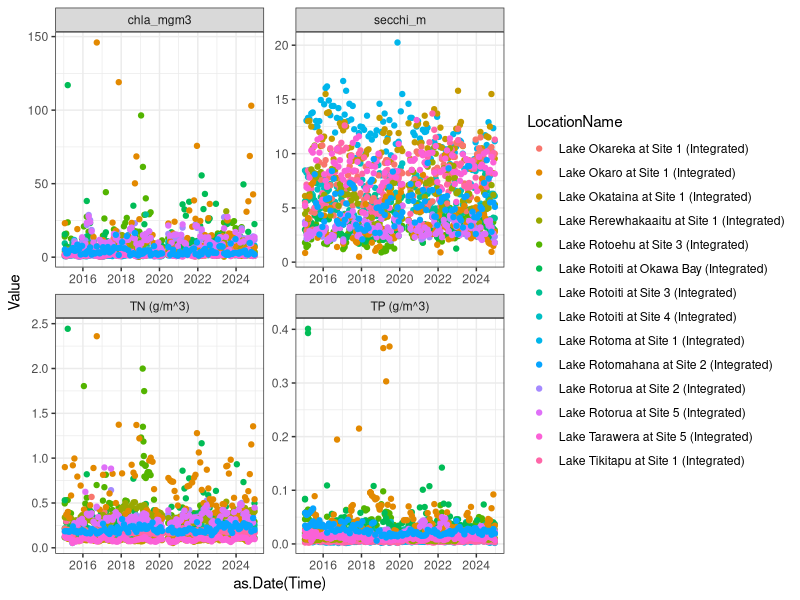
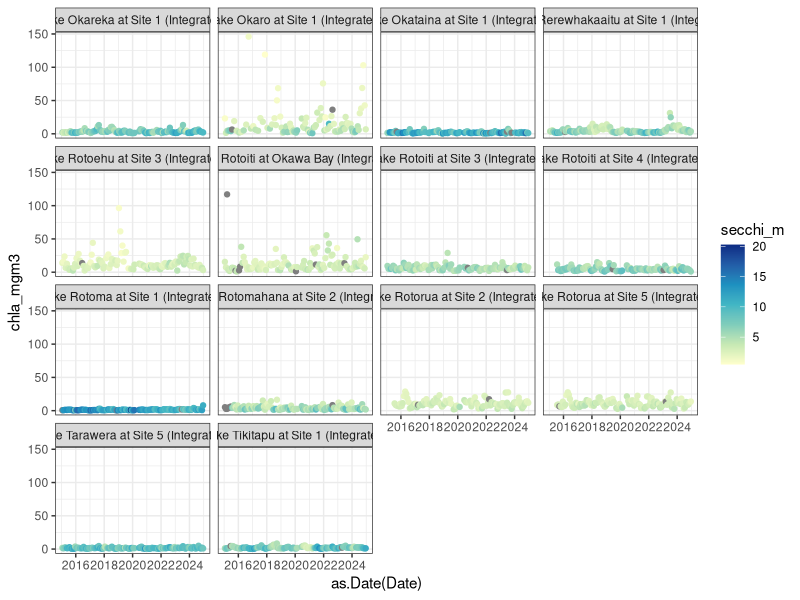
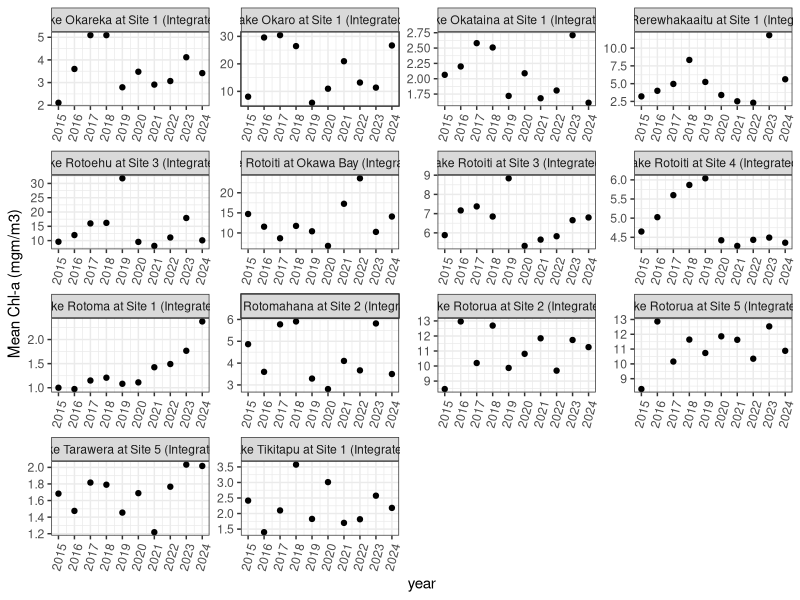
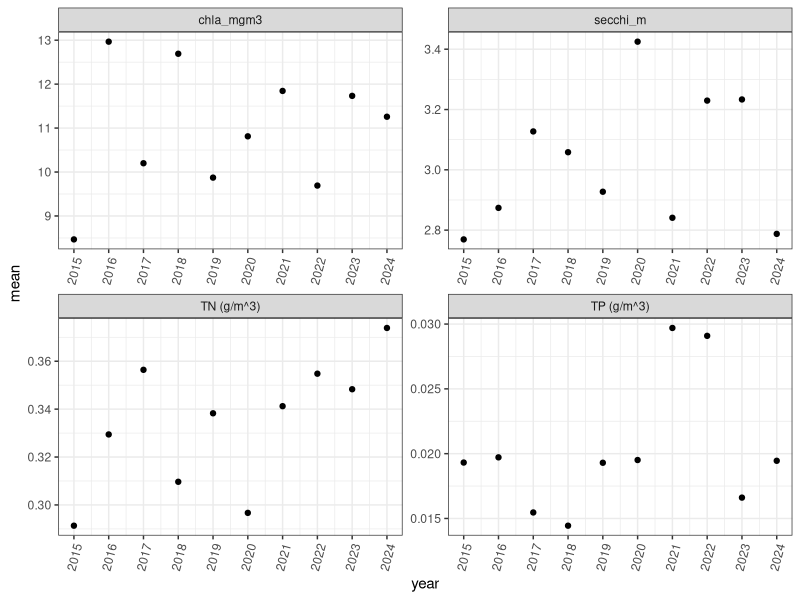
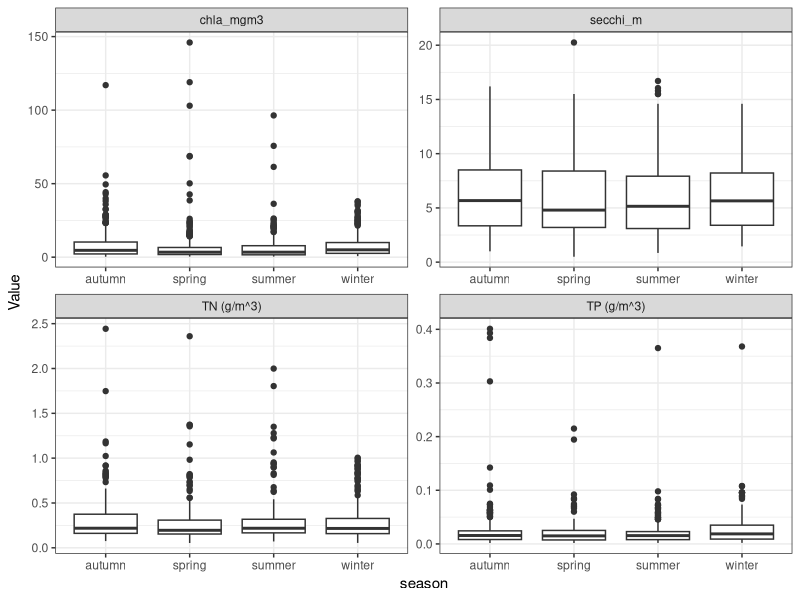

Generate these figures, in order, with R:
## ---- chunk 1
library(tidyverse)
library(lubridate)

## ---- chunk 2
wq <- read.csv('./data/Lake_WQ_Timeseries.csv')
## ---- chunk 3
wq <- wq %>% 
  select(LocationName:Value, Parameter, Unit) # list the columns you want to keep, you can use, e.g. col1:col3 to select a range of columns
## ---- chunk 4
unique(wq$LocationName)
## ---- chunk 5

unique(wq$Parameter)

# This shows we have total nitrogen, total phosphorus, chlorophyll-a, and Secchi depth

## ---- chunk 6
wq <- wq %>% 
  mutate(Parameter = recode(Parameter, "CHLA (mg/m^3)" = "chla_mgm3"),
         Parameter = recode(Parameter, "VC - SD (m)" = "secchi_m"))

## ---- chunk 7
ggplot(wq, aes(x = as.Date(Time), y = Value, color = LocationName)) +
  geom_point() +
  facet_wrap(~Parameter, scales = 'free') +
  theme_bw()

# the scales = 'free' in the facet_wrap() function allows the x and y-axes to vary by each panel
## ---- chunk 8

wq_wide <- wq %>% 
  pivot_wider(names_from = 'Parameter', values_from = 'Value')

## ---- chunk 9

wq_wide <- wq %>% 
  mutate(Date = as.Date(Time)) %>% 
  select(-Time, -Unit) %>% 
  pivot_wider(names_from = 'Parameter', values_from = 'Value')

## ---- chunk 10

wq_wide <- wq %>% 
  mutate(Date = as.Date(Time)) %>% # keeping these lines in our workflow to remove Time and Unit
  select(-Time, -Unit) %>% 
  group_by(LocationName, Date, Parameter) %>% 
  summarise(Value = mean(Value, na.rm = TRUE)) %>% 
  pivot_wider(names_from = 'Parameter', values_from = 'Value') # then we pivot wider

## ---- chunk 11
ggplot(wq_wide, aes(x = as.Date(Date), y = chla_mgm3, color = secchi_m)) +
  geom_point() +
  facet_wrap(~LocationName) +
  scale_color_distiller(palette = 'YlGnBu', direction = 2) +
  theme_bw()

# scale_color_distiller changes the color scheme,  you can google scale_color_distiller to find out other palettes you can use, direction = 2 just changes whether the scales goes from blue to yellow with blue as high or low, in this case, we want blue to be high. try changing direction = 1 and see what happens

## ---- chunk 12
wq_summary <- wq %>% 
  mutate(year = year(Time)) %>% 
  group_by(LocationName, Parameter, year) %>% 
  summarise(mean = mean(Value, na.rm = TRUE),
            min = min(Value, na.rm = TRUE),
            max = max(Value, na.rm = TRUE),
            sd = sd(Value, na.rm = TRUE))
        
## ---- chunk 13
wq_summary %>% 
  filter(Parameter=='chla_mgm3') %>% # only plot TN
  ggplot(aes(x = year, y = mean)) +
  geom_point() +
  scale_x_continuous(breaks = seq(min(wq_summary$year), max(wq_summary$year), by = 1)) + # formats the years on the x-axis
  facet_wrap(~LocationName, scales = 'free') +
  theme_bw() +
  theme(axis.text.x = element_text(angle = 75, hjust = 1))  +
  ylab('Mean Chl-a (mgm/m3)')

        
## ---- chunk 14

wq_summary %>% 
  filter(LocationName=="Lake Rotorua at Site 2 (Integrated)") %>% # only plot TN
  ggplot(aes(x = year, y = mean)) +
  geom_point() +
  scale_x_continuous(breaks = seq(min(wq_summary$year), max(wq_summary$year), by = 1)) + #formats the years on the x-axis
  facet_wrap(~Parameter, scales = 'free') +
  theme_bw() +
  theme(axis.text.x = element_text(angle = 75, hjust = 1)) # this rotates the x-axis label since the LocationNames are long

## ---- chunk 15
# go back to our original wq dataframe, not the summarised one and add a new column: season
wq <- wq %>% 
  mutate(season = ifelse(month(Time) %in% c(12, 1, 2), 'summer', NA),
         season = ifelse(month(Time) %in% c(3, 4, 5), 'autumn', season),
         season = ifelse(month(Time) %in% c(6, 7, 8), 'winter', season),
         season = ifelse(month(Time) %in% c(9, 10, 11), 'spring', season))
# this function says create a new column `season` and then we use the ifelse function to do this for each season based on the month


## ---- chunk 16

ggplot(wq, aes(x = season, y = Value)) +
  geom_boxplot() +
  facet_wrap(~Parameter, scales = 'free') +
  theme_bw()


## ---- chunk 17

wq <- wq %>% 
  group_by(LocationName, season, Parameter) %>% 
  summarise(mean = mean(Value, na.rm = TRUE),
            median = median(Value, na.rm = TRUE),
            min = min(Value, na.rm = TRUE),
            max = max(Value, na.rm = TRUE),
            sd = sd(Value, na.rm = TRUE))

# Open up your dataframe and see if all looks good. There should be one value for each season, lake, and parameter
